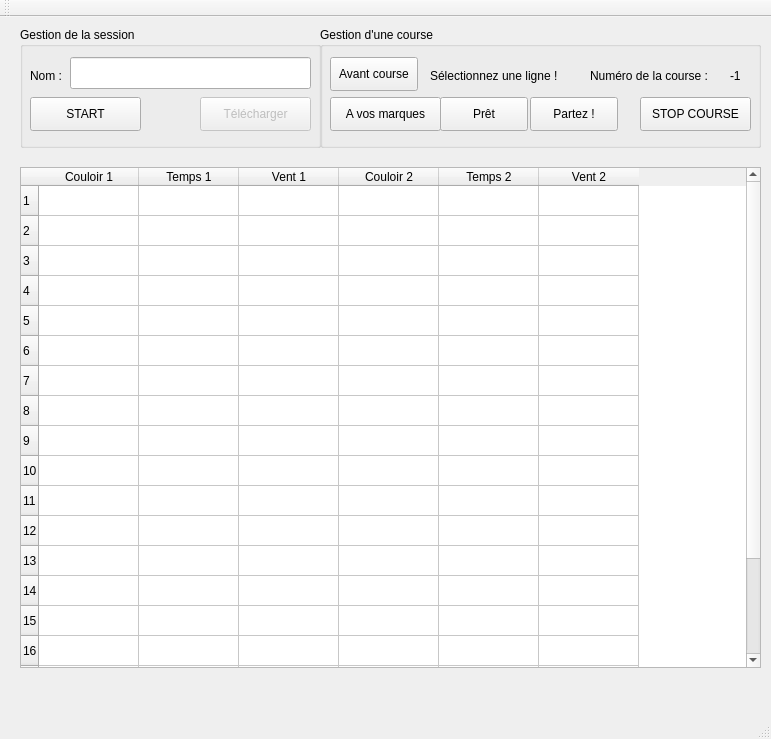
<?xml version="1.0" encoding="UTF-8"?>
<ui version="4.0">
 <class>CIhm</class>
 <widget class="QMainWindow" name="CIhm">
  <property name="geometry">
   <rect>
    <x>0</x>
    <y>0</y>
    <width>771</width>
    <height>739</height>
   </rect>
  </property>
  <property name="windowTitle">
   <string>Maquette PMV</string>
  </property>
  <widget class="QWidget" name="centralWidget">
   <widget class="QTableWidget" name="twListe">
    <property name="geometry">
     <rect>
      <x>20</x>
      <y>150</y>
      <width>741</width>
      <height>501</height>
     </rect>
    </property>
    <property name="rowCount">
     <number>20</number>
    </property>
    <property name="columnCount">
     <number>6</number>
    </property>
    <row>
     <property name="text">
      <string>1</string>
     </property>
    </row>
    <row/>
    <row/>
    <row/>
    <row/>
    <row/>
    <row/>
    <row/>
    <row/>
    <row/>
    <row/>
    <row/>
    <row/>
    <row/>
    <row/>
    <row/>
    <row/>
    <row/>
    <row/>
    <row/>
    <column>
     <property name="text">
      <string>Couloir 1</string>
     </property>
    </column>
    <column>
     <property name="text">
      <string>Temps 1</string>
     </property>
    </column>
    <column>
     <property name="text">
      <string>Vent 1</string>
     </property>
    </column>
    <column>
     <property name="text">
      <string>Couloir 2</string>
     </property>
    </column>
    <column>
     <property name="text">
      <string>Temps 2</string>
     </property>
    </column>
    <column>
     <property name="text">
      <string>Vent 2</string>
     </property>
    </column>
   </widget>
   <widget class="QGroupBox" name="gbSession">
    <property name="geometry">
     <rect>
      <x>20</x>
      <y>10</y>
      <width>301</width>
      <height>121</height>
     </rect>
    </property>
    <property name="title">
     <string>Gestion de la session</string>
    </property>
    <widget class="QPushButton" name="pbSS">
     <property name="geometry">
      <rect>
       <x>10</x>
       <y>70</y>
       <width>111</width>
       <height>34</height>
      </rect>
     </property>
     <property name="text">
      <string>START</string>
     </property>
    </widget>
    <widget class="QPushButton" name="pbFichier">
     <property name="enabled">
      <bool>false</bool>
     </property>
     <property name="geometry">
      <rect>
       <x>180</x>
       <y>70</y>
       <width>111</width>
       <height>34</height>
      </rect>
     </property>
     <property name="text">
      <string>Télécharger</string>
     </property>
    </widget>
    <widget class="QLabel" name="label">
     <property name="geometry">
      <rect>
       <x>10</x>
       <y>40</y>
       <width>41</width>
       <height>18</height>
      </rect>
     </property>
     <property name="text">
      <string>Nom : </string>
     </property>
    </widget>
    <widget class="QLineEdit" name="leNomSession">
     <property name="geometry">
      <rect>
       <x>50</x>
       <y>30</y>
       <width>241</width>
       <height>32</height>
      </rect>
     </property>
    </widget>
   </widget>
   <widget class="QGroupBox" name="gbOrdres">
    <property name="geometry">
     <rect>
      <x>320</x>
      <y>10</y>
      <width>441</width>
      <height>121</height>
     </rect>
    </property>
    <property name="title">
     <string>Gestion d'une course</string>
    </property>
    <widget class="QPushButton" name="pbStopCourse">
     <property name="geometry">
      <rect>
       <x>320</x>
       <y>70</y>
       <width>111</width>
       <height>34</height>
      </rect>
     </property>
     <property name="text">
      <string>STOP COURSE</string>
     </property>
    </widget>
    <widget class="QPushButton" name="pbPartez">
     <property name="geometry">
      <rect>
       <x>210</x>
       <y>70</y>
       <width>88</width>
       <height>34</height>
      </rect>
     </property>
     <property name="text">
      <string>Partez !</string>
     </property>
    </widget>
    <widget class="QPushButton" name="pbPret">
     <property name="geometry">
      <rect>
       <x>120</x>
       <y>70</y>
       <width>88</width>
       <height>34</height>
      </rect>
     </property>
     <property name="text">
      <string>Prêt</string>
     </property>
    </widget>
    <widget class="QPushButton" name="pbMarques">
     <property name="geometry">
      <rect>
       <x>10</x>
       <y>70</y>
       <width>111</width>
       <height>34</height>
      </rect>
     </property>
     <property name="text">
      <string>A vos marques</string>
     </property>
    </widget>
    <widget class="QLabel" name="label_2">
     <property name="geometry">
      <rect>
       <x>270</x>
       <y>40</y>
       <width>141</width>
       <height>18</height>
      </rect>
     </property>
     <property name="text">
      <string>Numéro de la course :</string>
     </property>
    </widget>
    <widget class="QLabel" name="lNo">
     <property name="geometry">
      <rect>
       <x>410</x>
       <y>40</y>
       <width>21</width>
       <height>18</height>
      </rect>
     </property>
     <property name="text">
      <string>-1</string>
     </property>
    </widget>
    <widget class="QLabel" name="label_3">
     <property name="geometry">
      <rect>
       <x>110</x>
       <y>40</y>
       <width>151</width>
       <height>18</height>
      </rect>
     </property>
     <property name="text">
      <string>Sélectionnez une ligne !</string>
     </property>
    </widget>
    <widget class="QPushButton" name="pbAvantCourse">
     <property name="geometry">
      <rect>
       <x>10</x>
       <y>30</y>
       <width>88</width>
       <height>34</height>
      </rect>
     </property>
     <property name="text">
      <string>Avant course</string>
     </property>
    </widget>
   </widget>
  </widget>
  <widget class="QMenuBar" name="menuBar">
   <property name="geometry">
    <rect>
     <x>0</x>
     <y>0</y>
     <width>771</width>
     <height>30</height>
    </rect>
   </property>
  </widget>
  <widget class="QToolBar" name="mainToolBar">
   <attribute name="toolBarArea">
    <enum>TopToolBarArea</enum>
   </attribute>
   <attribute name="toolBarBreak">
    <bool>false</bool>
   </attribute>
  </widget>
  <widget class="QStatusBar" name="statusBar"/>
 </widget>
 <layoutdefault spacing="6" margin="11"/>
 <resources/>
 <connections/>
</ui>
